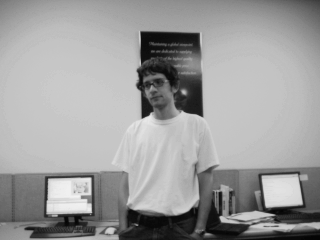
#> input picture test.pgm, 320 x 240 px
$ python hog.py
#> lines starting #> are read from the running program, lines starting #| are printed output that depends on the picture
from PIL import Image
import matplotlib.pyplot as plt
from skimage.feature import hog
from skimage import data, color, exposure

image = Image.open("test.pgm")
#> image is the input picture: PIL image 320x240 L; min 4, max 242, mean 156.5

fd, hog_image = hog(image, orientations=8, pixels_per_cell=(8, 8),
                    cells_per_block=(1, 1), visualise=True)
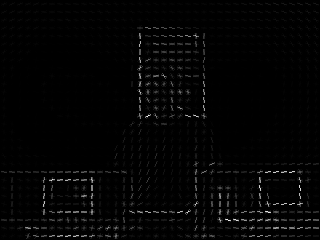
#> hog_image: shape (240, 320) float64; min 0, max 59.14, mean 1; drawn with min black and max white
#> fd = 9600 values, max 1 at index 2980, min 0 at index 5, mean 0.276

fig, (ax1, ax2) = plt.subplots(1, 2, figsize=(8, 4), sharex=True, sharey=True)

ax1.axis('off')
ax1.imshow(image, cmap=plt.cm.gray)
ax1.set_title('Input image')

# Rescale histogram for better display
hog_image_rescaled = exposure.rescale_intensity(hog_image, in_range=(0, 10))
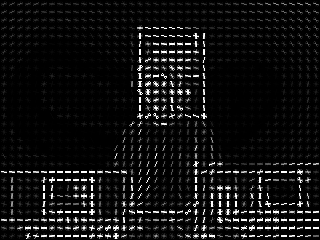
#> hog_image_rescaled: shape (240, 320) float64; min 0, max 1, mean 0.0705

ax2.axis('off')
ax2.imshow(hog_image_rescaled, cmap=plt.cm.gray)
ax2.set_title('Histogram of Oriented Gradients')
plt.show()
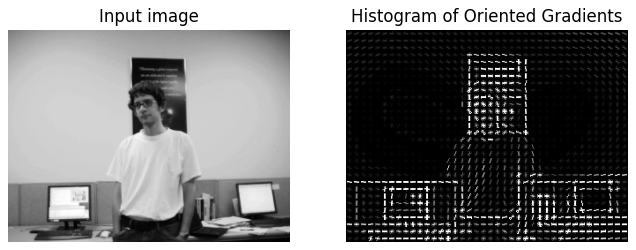
#> figure drawn by matplotlib, 2 panels
